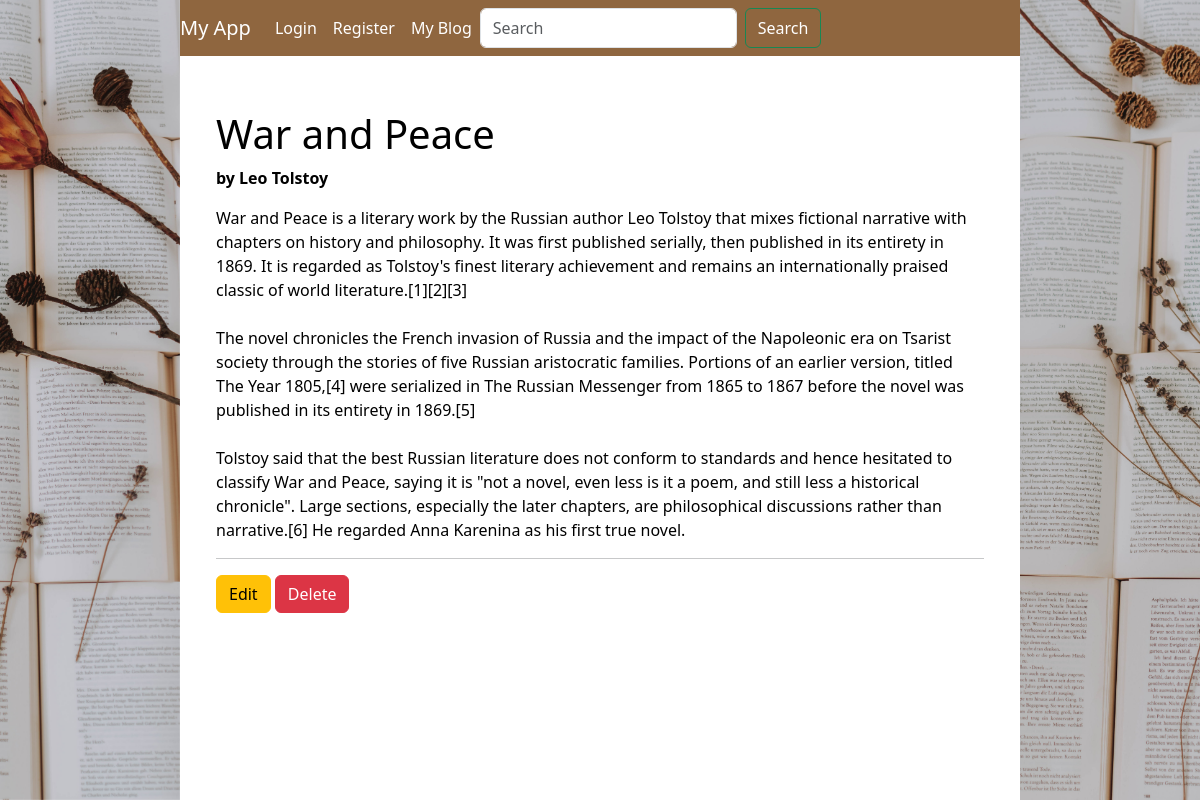
/my_app/blog_post/3/, run on the app's committed database.
### my_app/models.py (models this page shows, shortened)
class BlogPost(models.Model):
    title = models.CharField(max_length=255)
    author = models.CharField(max_length=255)
    content = models.TextField()
    upload = models.FileField(
        upload_to='uploads/',
        blank=True,
        null=True,
        validators=[
            FileExtensionValidator(allowed_extensions=['pdf', 'txt', 'doc', 'docx', 'dot', 'dotx'])
        ]
    )
    cover_image = models.ImageField(upload_to='blog_covers/', blank=True, null=True)
    created_at = models.DateTimeField(auto_now_add=True)
    updated_at = models.DateTimeField(auto_now=True)

### my_app/views.py (the view)
# urls.py: path('blog_post/<int:pk>/', views.BlogPostDetailView.as_view(), name='blog_post_detail'),
class BlogPostDetailView(DetailView):
    model = BlogPost
    template_name = 'blog_post_detail.html'
    def get_context_data(self, **kwargs):
        context = super().get_context_data(**kwargs)
        context['blog_post'] = context.pop('blogpost')
        return context

### my_app/templates/blog_post_detail.html (shortened to what this page needs)
{% extends 'base.html' %}
{% load static %}
{% block content %}
<div class="container mt-4 p-4" style="background-color: rgba(255,255,255,0.7);">
  <h1 style="color: black;">{{ blog_post.title }}</h1>
  <p style="color: black;"><strong>by {{ blog_post.author }}</strong></p>
  <p style="color: black;">{{ blog_post.content|linebreaksbr }}</p>
  <hr>
  <a href="{% url 'blog_post_update' blog_post.pk %}" class="btn btn-warning">Edit</a>
  <a href="{% url 'blog_post_delete' blog_post.pk %}" class="btn btn-danger">Delete</a>
</div>
{% endblock %}

### my_app/static/css/styles.css (style rules this page uses)
main .container { margin-top: 30px; }

### data on the page
BlogPost: title "War and Peace", author "Leo Tolstoy", content "War and Peace is a literary work by the Russian author Leo Tolstoy that mixes fictional narrative with chapters on history and philosophy. It was first published serially, then published in its entirety in 1869. It is regarded as Tolstoy's finest literary achievement and remains an internationally praised classic of world literature.[1][2][3] The novel chronicles the French invasion of Russia and the impact of the Napoleonic era on Tsarist society through the stories of five Russian aristocratic families. Portions of an earlier version, titled The Year 1805,[4] were serialized in The Russian Messenger from 1865 to 1867 before the novel was published in its entirety in 1869.[5] Tolstoy said…"
